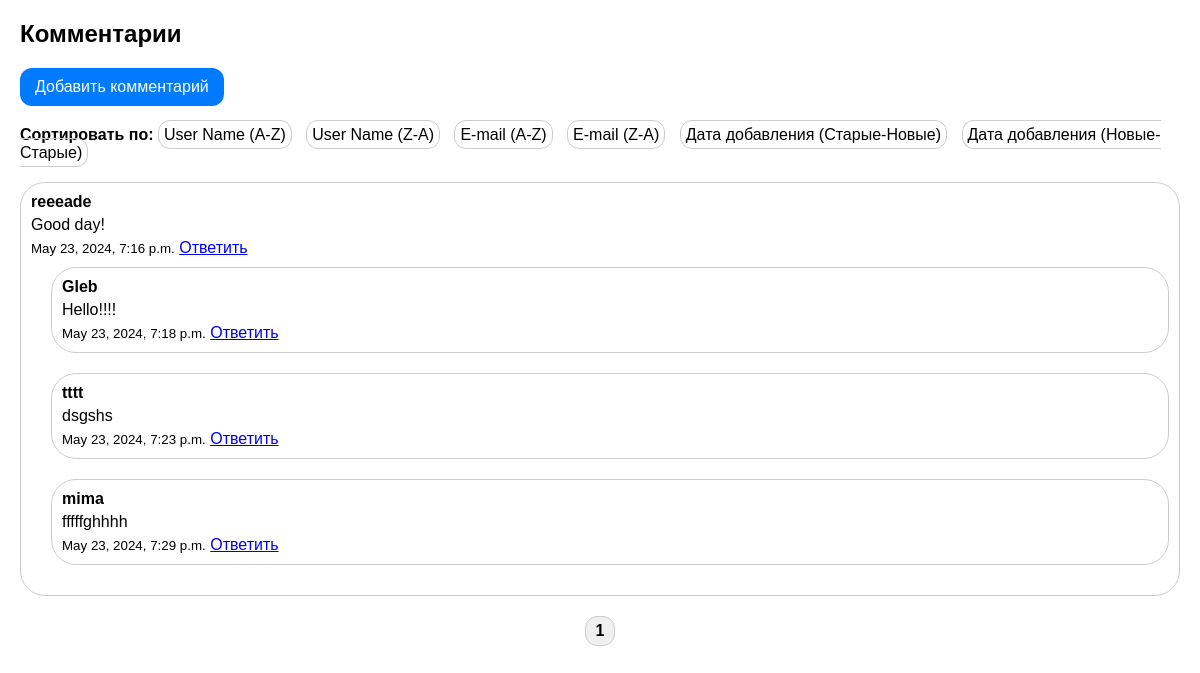
Page /comments/ on the committed database.
### comments/models.py (models this page shows, shortened)
class Comment(models.Model):
    user = models.ForeignKey(User, on_delete=models.CASCADE)
    text = models.TextField()
    parent = models.ForeignKey('self', null=True, blank=True, on_delete=models.CASCADE)
    created_at = models.DateTimeField(auto_now_add=True)
    image = models.ImageField(upload_to='images/', blank=True, null=True)
    file = models.FileField(upload_to='files/', blank=True, null=True)

class User(models.Model):
    username = models.CharField(max_length=100)
    email = models.EmailField()
    homepage = models.URLField(blank=True, null=True)

### comments/views.py (the view)
# urls.py: path('', views.list_comments, name='list'),
def list_comments(request):
    sort_by = request.GET.get('sort_by', 'created_at')
    sort_order = request.GET.get('sort_order', 'desc')
    if sort_order == 'asc':
        comment_list = Comment.objects.filter(parent__isnull=True).order_by(sort_by)
    else:
        comment_list = Comment.objects.filter(parent__isnull=True).order_by(f'-{sort_by}')
    paginator = Paginator(comment_list, 25)
    page_number = request.GET.get('page')
    page_obj = paginator.get_page(page_number)
    return render(request, 'list_comments.html',
                  {'page_obj': page_obj, 'sort_by': sort_by, 'sort_order': sort_order})

### templates/list_comments.html (shortened to what this page needs)
<!DOCTYPE html>
<html lang="ru">
<head>
</head>
<body>
    <h2>Комментарии</h2>
    <a href="{% url 'comments:add' %}" class="add-comment-button">Добавить комментарий</a>
    <div class="sort-controls">
        <strong>Сортировать по:</strong>
        <a href="?sort_by=user__username&sort_order=asc">User Name (A-Z)</a>
        <a href="?sort_by=user__username&sort_order=desc">User Name (Z-A)</a>
        <a href="?sort_by=user__email&sort_order=asc">E-mail (A-Z)</a>
        <a href="?sort_by=user__email&sort_order=desc">E-mail (Z-A)</a>
        <a href="?sort_by=created_at&sort_order=asc">Дата добавления (Старые-Новые)</a>
        <a href="?sort_by=created_at&sort_order=desc">Дата добавления (Новые-Старые)</a>
    </div>
    <div>
        {% for comment in page_obj %}
            <div class="comment">
                <h4>{{ comment.user.username }}</h4>
                <p>{{ comment.text }}</p>
                <small>{{ comment.created_at }}</small>
                <a href="{% url 'comments:reply' comment.id %}">Ответить</a>
                {% if comment.comment_set.all %}
                    <div class="replies">
                        {% include "replies.html" with replies=comment.comment_set.all %}
                    </div>
                {% endif %}
            </div>
        {% endfor %}
    </div>
    <div class="pagination">
        {% for num in page_obj.paginator.page_range %}
            {% if page_obj.number == num %}
                <span class="current">{{ num }}</span>
            {% elif num > page_obj.number|add:-3 and num < page_obj.number|add:3 %}
                <a href="?page={{ num }}&sort_by={{ sort_by }}&sort_order={{ sort_order }}">{{ num }}</a>
            {% endif %}
        {% endfor %}
    </div>
</body>
</html>

### templates/replies.html (shortened to what this page needs)
{% for reply in replies %}
    <div class="comment">
        <h4>{{ reply.user.username }}</h4>
        <p>{{ reply.text }}</p>
        <small>{{ reply.created_at }}</small>
        <a href="{% url 'comments:reply' reply.id %}">Ответить</a>
    </div>
{% endfor %}

### templates/list_comments.html (style rules this page uses)
body { font-family: Arial, sans-serif; margin: 20px; }
.comment { margin-bottom: 20px; padding: 10px; border: 1px solid #ccc; border-radius: 25px; }
.comment h4 { margin: 0; }
.comment p { margin: 5px 0; }
.replies { margin-left: 20px; margin-top: 10px; }
.pagination { display: flex; justify-content: center; margin-top: 20px; }
.pagination a, .pagination span { margin: 0 2px; padding: 5px 10px; border: 1px solid #ccc; border-radius: 12px; text-decoration: none; color: black; }
.pagination .current { font-weight: bold; background-color: #f0f0f0; }
.sort-controls { margin-bottom: 20px; }
.sort-controls a { margin-right: 10px; text-decoration: none; color: black; border: 1px solid #ccc; padding: 5px; border-radius: 12px; }
.add-comment-button { display: inline-block; margin-bottom: 20px; padding: 10px 15px; background-color: #007bff; color: white; text-decoration: none; border-radius: 12px; }

### rows in the picture
Comment: user.username "reeeade", text "Good day!", created_at "May 23, 2024, 7:16 p.m."
Comment: user.username "Gleb", text "Hello!!!!", created_at "May 23, 2024, 7:18 p.m."
Comment: user.username "tttt", text "dsgshs", created_at "May 23, 2024, 7:23 p.m."
Comment: user.username "mima", text "fffffghhhh", created_at "May 23, 2024, 7:29 p.m."

### other values in the picture
{{ num }} "1"
